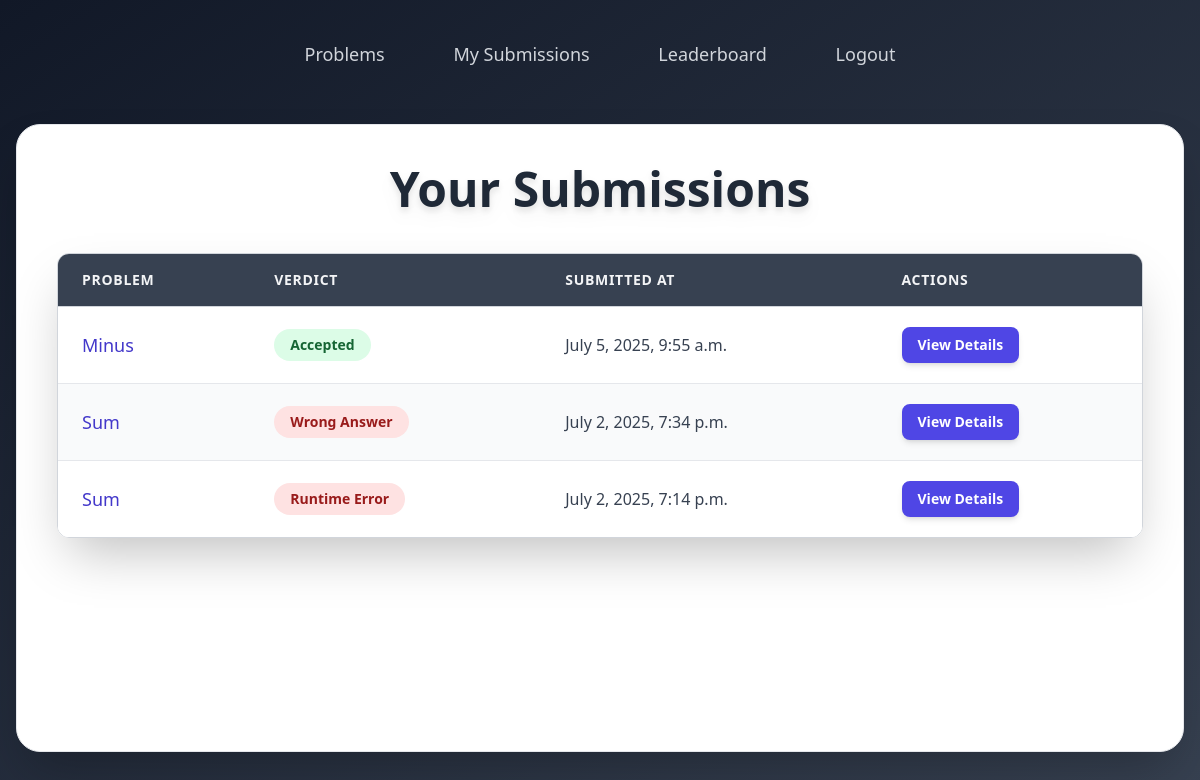
Page /submissions/history/ (signed in) on the earlier database version.
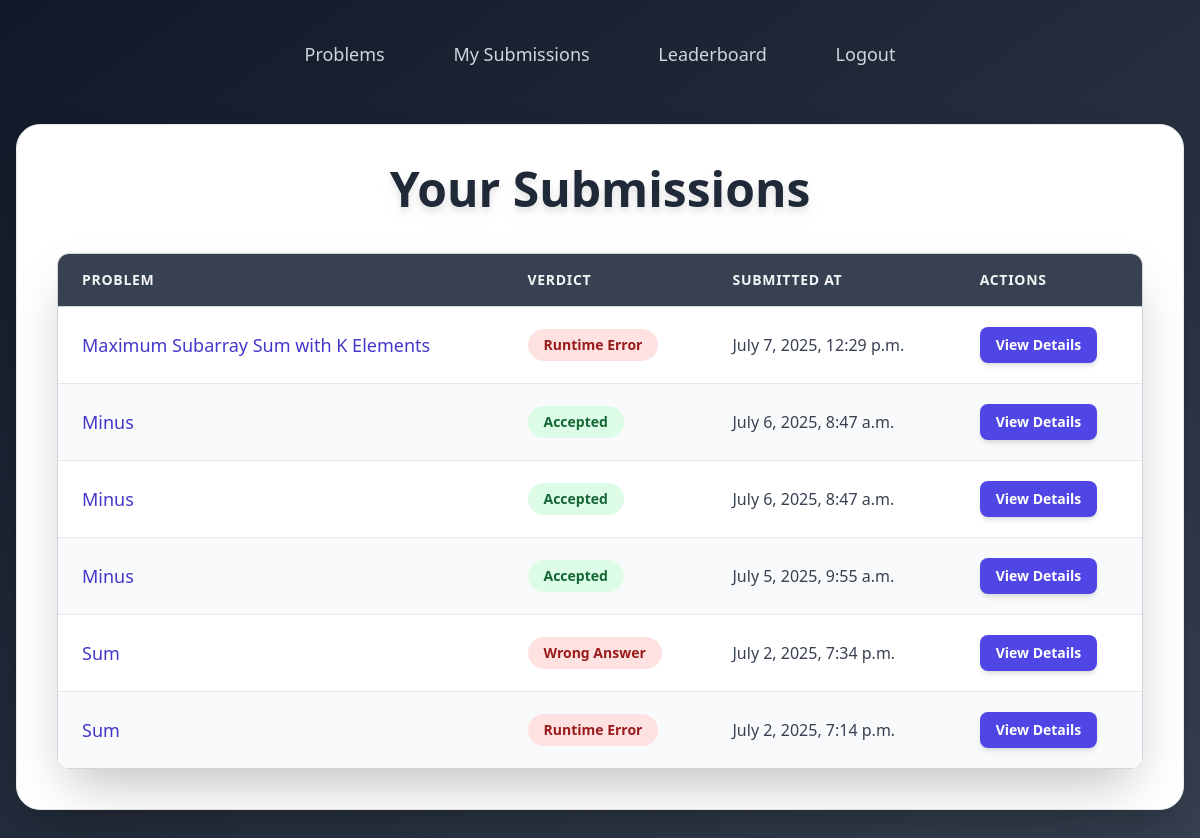
Same page on the later database version.
### submissions/models.py (models this page shows, shortened)
class Submission(models.Model):
    STATUS_CHOICES = [
        ('Accepted', 'Accepted'),
        ('Wrong Answer', 'Wrong Answer'),
        ('Time Limit Exceeded', 'Time Limit Exceeded'),
        ('Runtime Error', 'Runtime Error'),
    ]
    user = models.ForeignKey(User, on_delete=models.CASCADE)
    problem = models.ForeignKey(Problem, on_delete=models.CASCADE)
    code = models.TextField()
    language = models.CharField(max_length=20, default='python')
    created_at = models.DateTimeField(auto_now_add=True)
    verdict = models.CharField(max_length=20, choices=STATUS_CHOICES)
    output = models.TextField()
    error = models.TextField()

### problems/models.py (models this page shows, shortened)
class Problem(models.Model):
    DIFFICULTY_CHOICES = [
        ('Easy', 'Easy'),
        ('Medium', 'Medium'),
        ('Hard', 'Hard'),
    ]
    title = models.CharField(max_length=200)
    description = models.TextField()
    input_description = models.TextField()
    output_description = models.TextField()
    constraints = models.TextField()
    sample_input = models.TextField()
    sample_output = models.TextField()
    difficulty = models.CharField(max_length=10, choices=DIFFICULTY_CHOICES)
    tags = models.ManyToManyField(Tag, related_name='problems')
    slug = models.SlugField(unique=True)

### submissions/views.py (the view)
# urls.py: path('history/', views.submission_history, name='submission_history'),
@login_required
def submission_history(request):
    submissions = Submission.objects.filter(user=request.user).order_by('-created_at')
    return render(request, 'submissions/history.html', {'submissions': submissions})

### templates/submissions/history.html (shortened to what this page needs)
<!DOCTYPE html>
<html lang="en">
<head>
    <script src="https://cdn.tailwindcss.com"></script>
</head>
<body class="bg-gradient-to-br from-gray-900 to-gray-700 min-h-screen font-sans text-gray-100 flex flex-col p-4">
    <header class="w-full flex justify-center py-6 mb-8 px-4">
        <nav class="space-x-8 text-lg font-medium">
            <a href="/" class="text-gray-300 hover:text-white transition duration-200 ease-in-out px-4 py-2 rounded-lg">Problems</a>
            <a href="/submissions/history/" class="text-gray-300 hover:text-white transition duration-200 ease-in-out px-4 py-2 rounded-lg">My Submissions</a>
            <a href="/submissions/leaderboard/" class="text-gray-300 hover:text-white transition duration-200 ease-in-out px-4 py-2 rounded-lg">Leaderboard</a>
            {% if user.is_authenticated %}
                <a href="/accounts/logout/" class="text-gray-300 hover:text-white transition duration-200 ease-in-out px-4 py-2 rounded-lg">Logout</a>
            {% else %}
                <a href="/accounts/login/" class="text-gray-300 hover:text-white transition duration-200 ease-in-out px-4 py-2 rounded-lg">Login</a>
            {% endif %}
        </nav>
    </header>
    <div class="bg-white p-10 rounded-3xl shadow-2xl w-full mx-auto max-w-7xl flex-grow border border-gray-200 mb-8">
        <h2 class="text-5xl font-extrabold text-center text-gray-800 mb-10 drop-shadow-lg">Your Submissions</h2>
        <div class="overflow-x-auto shadow-2xl rounded-xl border border-gray-300">
            <table class="min-w-full divide-y divide-gray-300">
                <thead class="bg-gray-700">
                    <tr>
                        <th scope="col" class="px-6 py-4 text-left text-sm font-semibold text-gray-100 uppercase tracking-wider">
                            Problem
                        </th>
                        <th scope="col" class="px-6 py-4 text-left text-sm font-semibold text-gray-100 uppercase tracking-wider">
                            Verdict
                        </th>
                        <th scope="col" class="px-6 py-4 text-left text-sm font-semibold text-gray-100 uppercase tracking-wider">
                            Submitted At
                        </th>
                        <th scope="col" class="px-6 py-4 text-left text-sm font-semibold text-gray-100 uppercase tracking-wider">
                            Actions
                        </th>
                    </tr>
                </thead>
                <tbody class="bg-white divide-y divide-gray-200">
                    {% for submission in submissions %}
                    <tr class="{% cycle 'bg-white' 'bg-gray-50' %} hover:bg-gray-100 transition duration-150 ease-in-out">
                        <td class="px-6 py-5 whitespace-nowrap text-lg font-medium text-indigo-700">
                            <a href="{% url 'problem_detail' submission.problem.slug %}" class="hover:underline">
                                {{ submission.problem.title }}
                            </a>
                        </td>
                        <td class="px-6 py-5 whitespace-nowrap">
                            <span class="inline-flex items-center px-4 py-1.5 rounded-full text-sm font-semibold
                                {% if submission.verdict == 'Accepted' %}
                                    bg-green-100 text-green-800
                                {% elif submission.verdict == 'Wrong Answer' or submission.verdict == 'Runtime Error' or submission.verdict == 'Time Limit Exceeded' or submission.verdict == 'Memory Limit Exceeded' %}
                                    bg-red-100 text-red-800
                                {% else %}
                                    bg-yellow-100 text-yellow-800
                                {% endif %}">
                                {{ submission.verdict }}
                            </span>
                        </td>
                        <td class="px-6 py-5 whitespace-nowrap text-base text-gray-700">
                            {{ submission.created_at }}
                        </td>
                        <td class="px-6 py-5 whitespace-nowrap text-sm text-gray-700">
                            <button
                                onclick="showSubmissionDetails(
                                    `{{ submission.code|escapejs }}`,
                                    `{{ submission.output|default:''|escapejs }}`,
                                    `{{ submission.error|default:''|escapejs }}`
                                )"
                                class="px-4 py-2 bg-indigo-600 text-white font-semibold rounded-lg shadow-md hover:bg-indigo-700 focus:outline-none focus:ring-2 focus:ring-indigo-500 focus:ring-offset-2 transition-all duration-200 transform hover:scale-105 active:scale-95"
                            >
                                View Details
                            </button>
                        </td>
                    </tr>
                    {% endfor %}
                </tbody>
            </table>
        </div>
    </div>
</body>
</html>

Differences in the rows shown:
added Submission: problem "Maximum Subarray Sum with K Elements", verdict "Runtime Error", created_at "July 7, 2025, 12:29 p.m."
added Submission: problem "Minus", verdict "Accepted", created_at "July 6, 2025, 8:47 a.m."
added Submission: problem "Minus", verdict "Accepted", created_at "July 6, 2025, 8:47 a.m."
